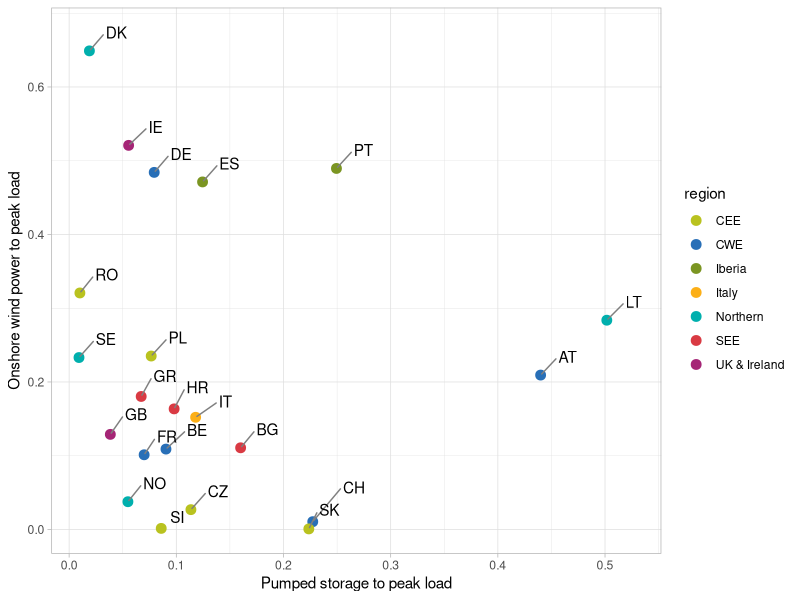

The R script that drew this image:
# This code has been used to generate the figures in the following report:
# De Felice, M., Busch, S., Kanellopoulos, K., Kavvadias, K. and Hidalgo Gonzalez, I.,
# Power system flexibility in a variable climate,
# ISBN 978-92-76-18183-5 (online), doi:10.2760/75312 (online)
# This code is released under Creative Commons Attribution 4.0 International (CC BY 4.0) licence
# (https://creativecommons.org/licenses/by/4.0/).

library(tidyverse)

merged <- read_csv("data_figure34.csv")

region_cmap <- c(
  Europe = "black", CWE = "#286FB7", CEE = "#B9C21F", British_Isles = "#A52576",
  `British Isles` = "#A52576", `UK & Ireland` = "#A52576", Northern = "#00AFAD",
  Iberia = "#7B9522", SEE = "#D93A43", Italy = "#FCAF17"
)

g <- ggplot(merged, aes(x = HPHS, y = WTON)) +
  geom_point(aes(color = region), size = 3) +
  scale_color_manual(values = region_cmap) +
  ggrepel::geom_text_repel(aes(label = n),
    segment.colour = "grey50",
    nudge_x = 0.025,
    nudge_y = 0.025
  ) +
  theme_light() +
  labs(
    x = "Pumped storage to peak load",
    y = "Onshore wind power to peak load"
  )
ggsave("figure34.png", width = 6, height = 3)
